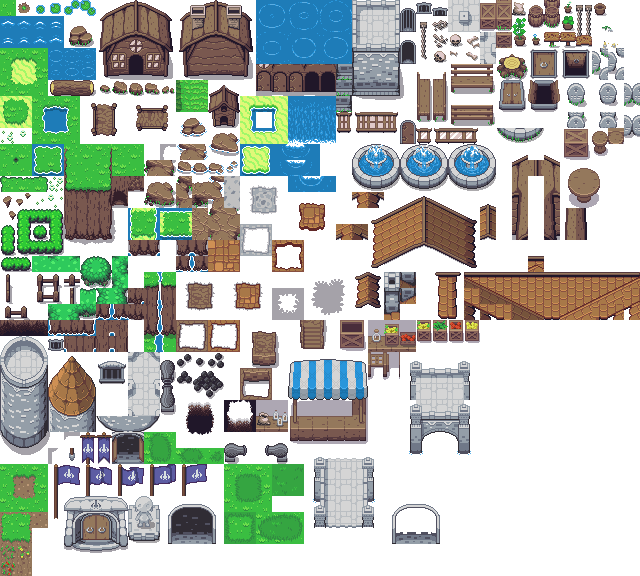
#> input picture assets/zelda-like/Overworld.png, 640 x 576 px, found by its file name
$ python shadows_assets.py ../../assets/zelda-like/Overworld.png ../common/graphics/hero.bmp
#> lines starting #> are read from the running program, lines starting #| are printed output that depends on the picture
"""Builds the shadows and reflections snippet's art from the Zelda-like pack's Overworld.png.

ground: grass with a pond, drawn like bigmap_assets.py draws its lake, but every pixel of open water
is transparent: a hole that shows the layer behind it. The shore's foam stays.
water: the open water color, everywhere. It sits behind ground, and the hero's reflection goes between them.
shadow: a 16x8 dark oval for under the hero's feet.
bare_hero: the shared hero (snippets/common/graphics/hero.bmp) without the shadow drawn into it. That shadow
is palette index 3, used for nothing else, so it becomes index 0, transparent. Same frames, same palette.

Usage: python3 shadows_assets.py <assets/zelda-like folder> <snippets folder>
"""
import json
import sys

from PIL import Image, ImageDraw

TRANSPARENT = (255, 0, 255)
WATER = (30, 124, 184)
POND = (4, 4, 7, 5)  # left, top, width, height, in 16x16 screen cells: the screen is 15x10 cells

assets, snippets = sys.argv[1:]
snippet = f'{snippets}/shadows'
overworld = Image.open(f'{assets}/Overworld.png').convert('RGB')
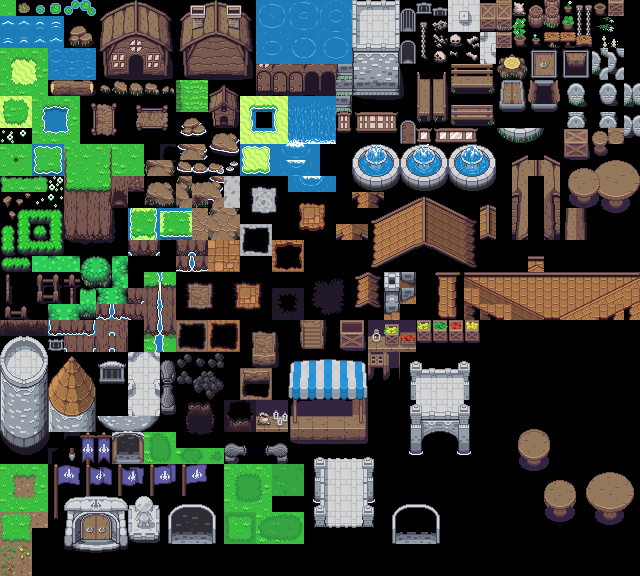
#> overworld: PIL image 640x576 RGB; mean R, G, B 59.9, 67.8, 59.2


def tile(x, y):
#> called with x = 0, y = 0
    return overworld.crop((x * 16, y * 16, x * 16 + 16, y * 16 + 16))
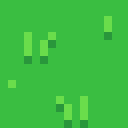
#> returned value: PIL image 16x16 RGB (shown 8 times larger); mean R, G, B 60.3, 190.8, 65.4


def save_indexed(img, name, info):
    pixels = list(img.get_flattened_data())
    colors = [TRANSPARENT] + sorted(set(pixels) - {TRANSPARENT})
    assert len(colors) <= 16, f'{name}: {len(colors)} colors'
    colors += [(0, 0, 0)] * (16 - len(colors))
    indexed = Image.new('P', img.size)
    indexed.putdata([colors.index(p) for p in pixels])
    indexed.putpalette([c for color in colors for c in color])
    indexed.save(f'{snippet}/graphics/{name}.bmp')
    json.dump(info, open(f'{snippet}/graphics/{name}.json', 'w'), indent=4)


# 256x256 maps whose center 240x160 is the screen, from (8, 48), like collision_assets.py.
grass = tile(0, 0)
ground = Image.new('RGB', (256, 256))
#> ground: PIL image 256x256 RGB; every value is 0
for y in range(-3, 13):
    for x in range(-1, 16):
        ground.paste(grass if (x * 7 + y * 3) % 3 else grass.transpose(Image.Transpose.FLIP_LEFT_RIGHT),
                     (8 + x * 16, 48 + y * 16))
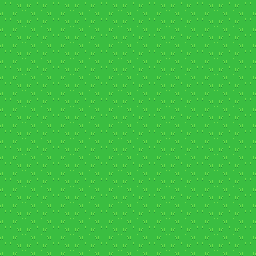
#> ground: PIL image 256x256 RGB; mean R, G, B 60.3, 190.8, 65.4

# The pond: the tileset's 3x3 lake patch at (2, 6), corners, borders and center stretched to POND.
left, top, width, height = POND
for y in range(height):
    for x in range(width):
        tx = 0 if x == 0 else 2 if x == width - 1 else 1
        ty = 0 if y == 0 else 2 if y == height - 1 else 1
        ground.paste(tile(2 + tx, 6 + ty), (8 + (left + x) * 16, 48 + (top + y) * 16))
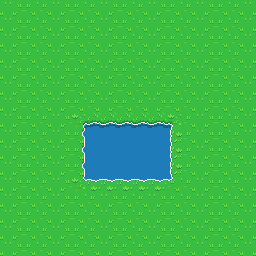
#> ground: PIL image 256x256 RGB; mean R, G, B 59.1, 185.9, 74.8

#> (the run stopped early here; a loop or call above may not have finished)

$ run again, with assets/zelda-like/cave.png copied over assets/zelda-like/Overworld.png
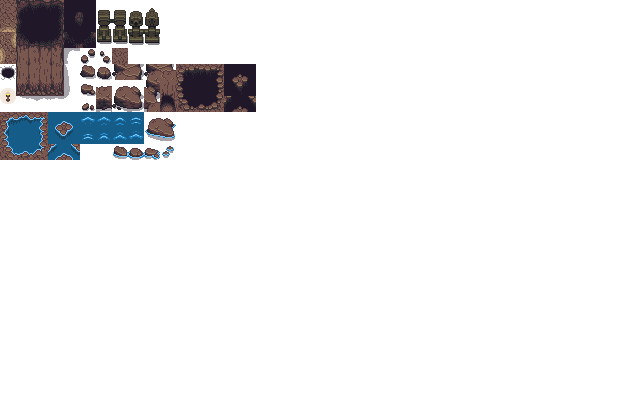
#> input picture assets/zelda-like/cave.png, 640 x 400 px, found by its file name
#> `overworld = Image.open(f'{assets}/Overworld.png').convert('RGB')`:
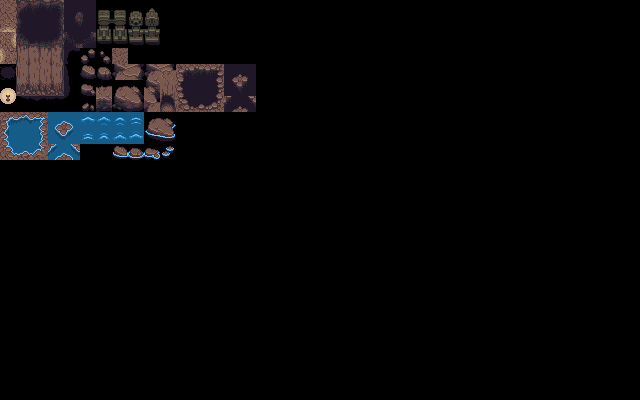
#> overworld: PIL image 640x400 RGB; mean R, G, B 6.4, 6.3, 7.4
#> after the loop `for y in range(height):`:
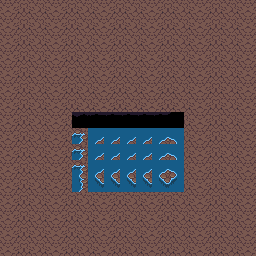
#> ground: PIL image 256x256 RGB; mean R, G, B 101.3, 79.7, 79
